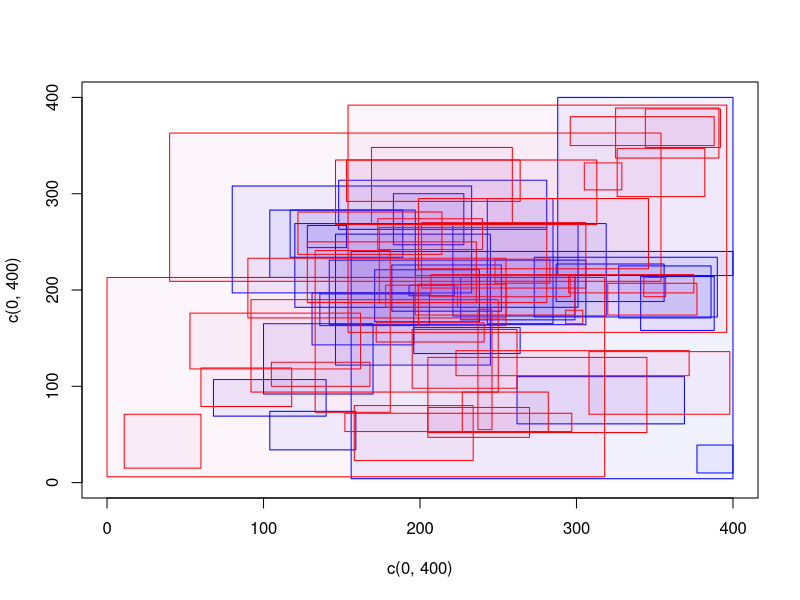
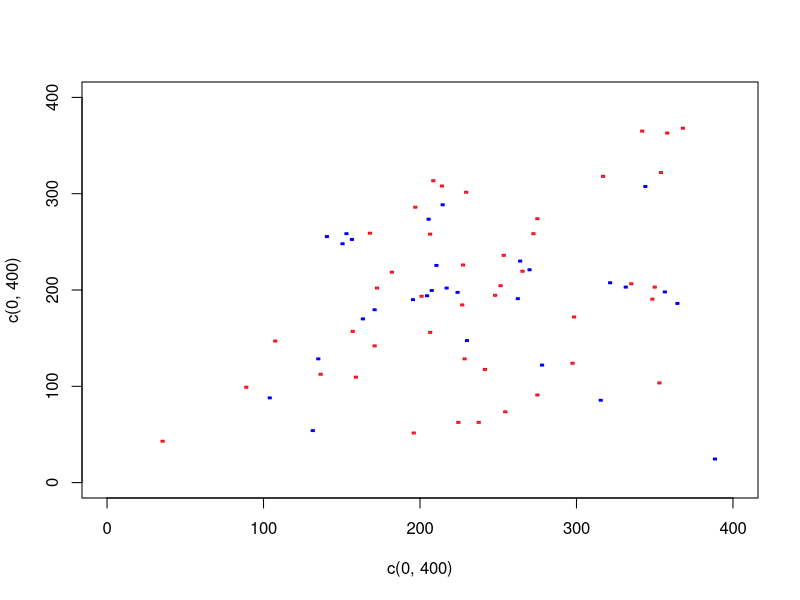
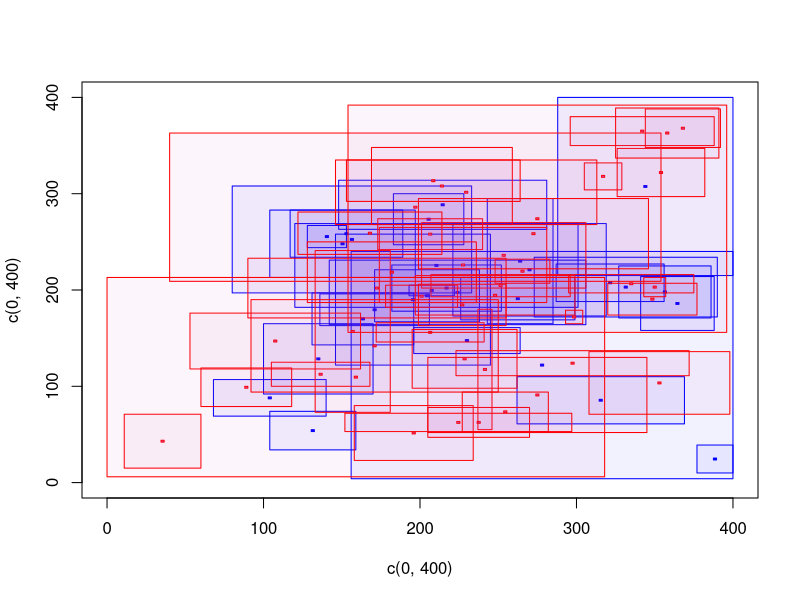

Write the R code that produced these figures, in order.
library(plotrix)
library(dplyr)

answerstable <- read.csv(file = 'myapp/Data/RQ1_corrected.csv', header=TRUE) #importiere das answers file
df <- answerstable %>% filter(QUES2SURV_METHOD == "classic" & ANS2SURV_ANSWERED == 1 & QUES_ID == "352")
numberofanswers <- nrow(df)
#print (numberofanswers)
dfgroup1 <- df %>% filter(ACC2SURV_ROLE == "1")# ACC2SURV_GROUPID== "1"
numberofanswersg1 <- nrow(dfgroup1)
dfgroup2 <- df %>% filter(ACC2SURV_ROLE == "2")
numberofanswersg2 <- nrow(dfgroup2)


#transformedy <- getswitchedy(0)
#print (transformedy)

plot(c(0, 400), c(0, 400), type = "n")


for (i in 1:numberofanswersg1) {
  x1 <- dfgroup1[i,"X1Pixel"]
  x2 <- dfgroup1[i,"X2Pixel"]
  y1 <- dfgroup1[i,"Y1Pixel"]
  y2 <- dfgroup1[i,"Y2Pixel"]
  
  rect(x1, y1, x2, y2,col= rgb(0,0,1.0,alpha=0.05),border = "blue")
  
  #mx1 <- dfgroup1[i,""]
  #mx2 <- dfgroup1[i,""]
  #my1origin <- dfgroup1[i,""]
  #my1 <- getswitchedy(my1origin)
  #my2origin <- dfgroup1[i,""]
  #my2 <- getswitchedy(my2origin)
  
  
}

for (i in 1:numberofanswersg2) {
  x1 <- dfgroup2[i,"X1Pixel"]
  x2 <- dfgroup2[i,"X2Pixel"]
  y1<- dfgroup2[i,"Y1Pixel"]
  y2 <- dfgroup2[i,"Y2Pixel"]
  
  rect(x1, y1, x2, y2,col= rgb(0.8,0.3,0.7,alpha=0.05),border = "red")
  
  #mx1 <- dfgroup1[i,""]
  #mx2 <- dfgroup1[i,""]
  #my1origin <- dfgroup1[i,""]
  #my1 <- getswitchedy(my1origin)
  #my2origin <- dfgroup1[i,""]
  #my2 <- getswitchedy(my2origin)
  
  
}



plot(c(0, 400), c(0, 400), type = "n")


for (i in 1:numberofanswersg1) {
  x1 <- dfgroup1[i,"X1Pixel"]
  x2 <- dfgroup1[i,"X2Pixel"]
  y1 <- dfgroup1[i,"Y1Pixel"]
  y2 <- dfgroup1[i,"Y2Pixel"]
  mx= ((x2-x1)/2)+x1
  my= ((y2-y1)/2)+y1
  mx1=mx-1
  mx2=mx+1
  my1=my-1
  my2=my+1
  
  rect(mx1,my1,mx2,my2,col= rgb(0,0,1.0,alpha=1),border = "blue")
  
  #mx1 <- dfgroup1[i,""]
  #mx2 <- dfgroup1[i,""]
  #my1origin <- dfgroup1[i,""]
  #my1 <- getswitchedy(my1origin)
  #my2origin <- dfgroup1[i,""]
  #my2 <- getswitchedy(my2origin)
  
  
}

for (i in 1:numberofanswersg2) {
  x1 <- dfgroup2[i,"X1Pixel"]
  x2 <- dfgroup2[i,"X2Pixel"]
  y1 <- dfgroup2[i,"Y1Pixel"]
  y2 <- dfgroup2[i,"Y2Pixel"]
  mx= ((x2-x1)/2)+x1
  my= ((y2-y1)/2)+y1
  mx1=mx-1
  mx2=mx+1
  my1=my-1
  my2=my+1
  
  rect(mx1,my1,mx2,my2,col= rgb(0.8,0.3,0.7,alpha=1),border = "red")
  
  #mx1 <- dfgroup1[i,""]
  #mx2 <- dfgroup1[i,""]
  #my1origin <- dfgroup1[i,""]
  #my1 <- getswitchedy(my1origin)
  #my2origin <- dfgroup1[i,""]
  #my2 <- getswitchedy(my2origin)
  
  
}




plot(c(0, 400), c(0, 400), type = "n")


for (i in 1:numberofanswersg1) {
  x1 <- dfgroup1[i,"X1Pixel"]
  x2 <- dfgroup1[i,"X2Pixel"]
  y1 <- dfgroup1[i,"Y1Pixel"]
  y2 <- dfgroup1[i,"Y2Pixel"]
  mx= ((x2-x1)/2)+x1
  my= ((y2-y1)/2)+y1
  mx1=mx-1
  mx2=mx+1
  my1=my-1
  my2=my+1
  
  rect(x1, y1, x2, y2,col= rgb(0,0,1.0,alpha=0.05),border = "blue")
  rect(mx1,my1,mx2,my2,col= rgb(0,0,1.0,alpha=1),border = "blue")
  
  #mx1 <- dfgroup1[i,""]
  #mx2 <- dfgroup1[i,""]
  #my1origin <- dfgroup1[i,""]
  #my1 <- getswitchedy(my1origin)
  #my2origin <- dfgroup1[i,""]
  #my2 <- getswitchedy(my2origin)
  
  
}

for (i in 1:numberofanswersg2) {
  x1 <- dfgroup2[i,"X1Pixel"]
  x2 <- dfgroup2[i,"X2Pixel"]
  y1 <- dfgroup2[i,"Y1Pixel"]
  y2 <- dfgroup2[i,"Y2Pixel"]
  mx= ((x2-x1)/2)+x1
  my= ((y2-y1)/2)+y1
  mx1=mx-1
  mx2=mx+1
  my1=my-1
  my2=my+1
  
  rect(x1, y1, x2, y2,col= rgb(0.8,0.3,0.7,alpha=0.05),border = "red")
  rect(mx1,my1,mx2,my2,col= rgb(0.8,0.3,0.7,alpha=1),border = "red")
  
  #mx1 <- dfgroup1[i,""]
  #mx2 <- dfgroup1[i,""]
  #my1origin <- dfgroup1[i,""]
  #my1 <- getswitchedy(my1origin)
  #my2origin <- dfgroup1[i,""]
  #my2 <- getswitchedy(my2origin)
  
  
}






## set up the plot region:
#,
     #main = "2 x 2 rectangles; `rect(0,400,0,400)'")
#i <- 4*(0:10)
## draw rectangles with bottom left (100, 300)+i  and top right (150, 380)+i




#rect(0, 0, 300, 300,col= rgb(0,0,1.0,alpha=0.2),border = "blue")
#rect(200, 200, 201, 201,col= rgb(1.0,1.0,0,alpha=0.7))
#draw.circle(x=300, y=80, radius=50, col=heat.colors(9))
#rect(100, 300, 250, 430,col= rgb(1.0,1.0,0,alpha=0.1))
#rect(240-i, 320+i, 250-i, 410+i, col=heat.colors(9))

#Beispiel um einen Text zu platzieren
#center <- c(mean(c(0, 40)), mean(c(0, 35)))
#text(center[1], center[2], labels = 'Hier kann auch dein Text stehen')